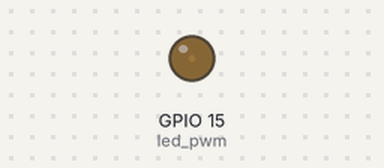
Bench run of a program on a simulated ESP8266 board running MicroPython. Shown: output pins drawn as LEDs (lit = HIGH).

Above: at 0.05 s.
At 0.5 s:
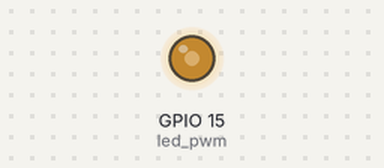
At 0.95 s:
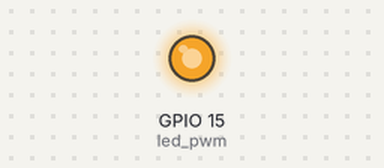
At 1.8 s:
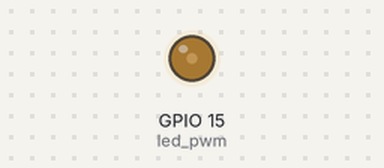
Timing chart, 0 to 4.8 s (numbered marks = the images above):
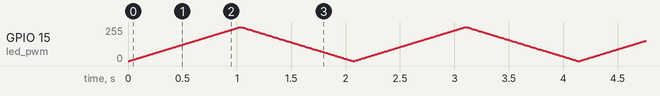

The program:

PWM02.py
```python
from machine import Pin, PWM
import utime

led_pwm = PWM(Pin(15))

while True:
    for i in range(0, 1024, 10):   #  從0至1023
        led_pwm.duty(i)
        utime.sleep(0.01)
    for i in range(1023, -1, -10): #  從1023至0
        led_pwm.duty(i)
        utime.sleep(0.01)
```
